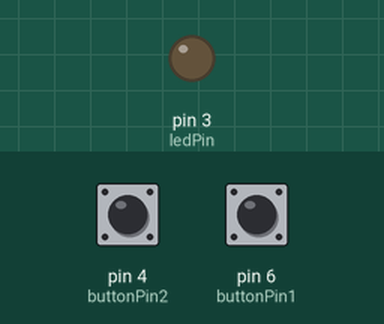
This sketch was run on a simulated Arduino Uno, built with avr-gcc and run on an emulated ATmega328P. Shown: output pins drawn as LEDs (lit = HIGH). Inputs (shaded band) come from the test bench; at power-on: pin 4 (buttonPin2) LOW, pin 6 (buttonPin1) LOW.

Above: at 1.2 s.
1.3 s: pin 4 (buttonPin2) pulled HIGH for 0.15 s
At 1.37 s:
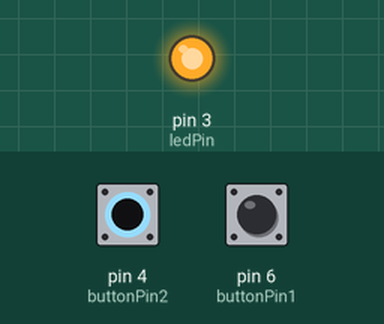
2.9 s: pin 4 (buttonPin2) pulled HIGH for 3.2 s
At 6.6 s:
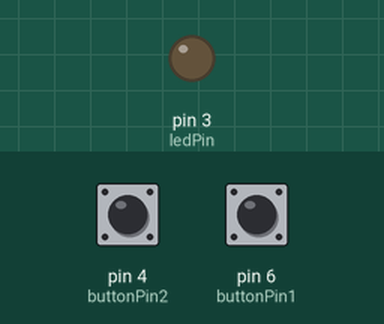
7.6 s: pin 6 (buttonPin1) pulled HIGH for 3.2 s
At 9.0 s:
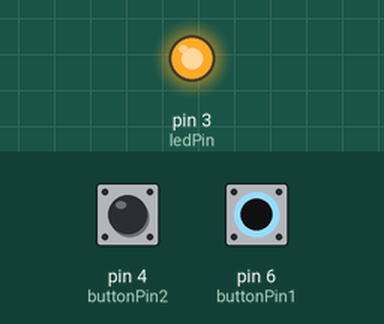
Timing chart, 0 to 12.3 s (numbered marks = the images above; inputs shaded):
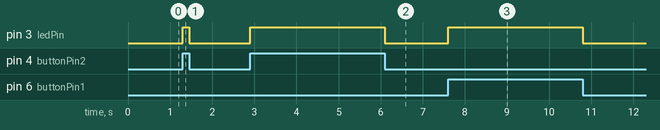

The sketch:

exercicio_10_1.ino
```cpp
const int buttonPin1 = 6;
const int buttonPin2 = 4;
const int ledPin = 3;

int buttonState1 = 0;
int buttonState2 = 0;

void setup() {
  pinMode(buttonPin1, INPUT);
  pinMode(buttonPin2, INPUT);
  pinMode(ledPin, OUTPUT);
}

void loop() {
  buttonState1 = digitalRead(buttonPin1);
  buttonState2 = digitalRead(buttonPin2);

  if ((buttonState1 == HIGH && buttonState2 == LOW) || (buttonState1 == LOW && buttonState2 == HIGH)) {
    digitalWrite(ledPin, HIGH);
  } else {
    digitalWrite(ledPin, LOW);
  }
}
```

Measured:
- after the input at 1.3 s, pin 3 (ledPin): LOW → HIGH at once, → LOW 0.15 s later
- after the input at 2.9 s, pin 3 (ledPin): LOW → HIGH at once, → LOW 3.2 s later
- after the input at 7.6 s, pin 3 (ledPin): LOW → HIGH at once, → LOW 3.2 s later
